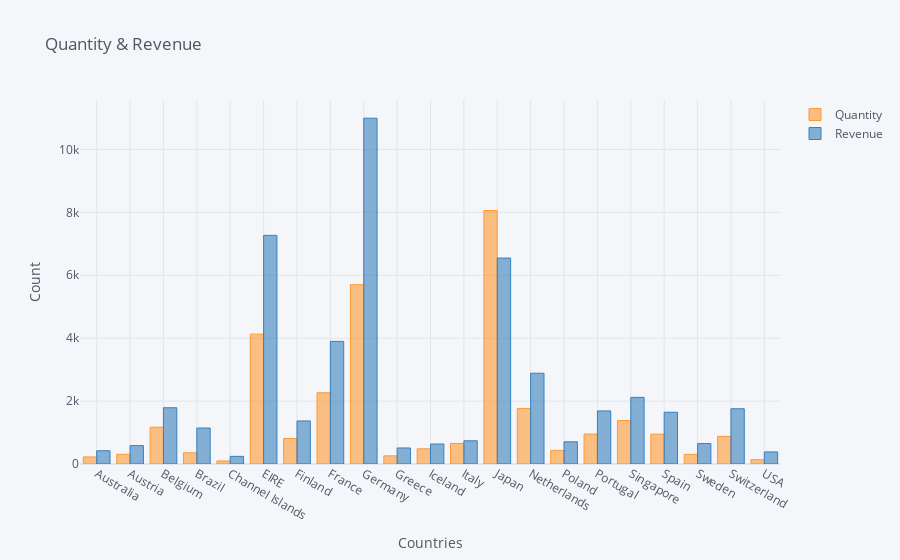

Notebook code for this chart:
### Code cell
quantityRevenue.iplot(kind='bar', xTitle='Countries',
                  yTitle='Count', title='Quantity & Revenue')

### Figure 1 — Plotly figure (JSON) as saved in the notebook; plotly's stock layout.template omitted (floating-point values rounded to 4 significant figures)
{"data": [{"marker": {"color": "rgba(255, 153, 51, 0.6)", "line": {"color": "rgba(255, 153, 51, 1.0)", "width": 1}}, "name": "Quantity", "orientation": "v", "text": "", "type": "bar", "x": ["Australia", "Austria", "Belgium", "Brazil", "Channel Islands", "EIRE", "Finland", "France", "Germany", "Greece", "Iceland", "Italy", "Japan", "Netherlands", "Poland", "Portugal", "Singapore", "Spain", "Sweden", "Switzerland", "USA"], "y": [224, 308, 1170, 356, 96, 4129, 810, 2265, 5702, 260, 483, 653, 8058, 1762, 432, 951, 1384, 948, 306, 878, 137]}, {"marker": {"color": "rgba(55, 128, 191, 0.6)", "line": {"color": "rgba(55, 128, 191, 1.0)", "width": 1}}, "name": "Revenue", "orientation": "v", "text": "", "type": "bar", "x": ["Australia", "Austria", "Belgium", "Brazil", "Channel Islands", "EIRE", "Finland", "France", "Germany", "Greece", "Iceland", "Italy", "Japan", "Netherlands", "Poland", "Portugal", "Singapore", "Spain", "Sweden", "Switzerland", "USA"], "y": [421.6, 584.8, 1788.0, 1144.0, 243.0, 7270.0, 1369.0, 3899.0, 10990.0, 509.7, 636.2, 737.8, 6549.0, 2887.0, 705.8, 1688.0, 2119.0, 1646.0, 649.1, 1757.0, 383.9]}], "layout": {"legend": {"bgcolor": "#F5F6F9", "font": {"color": "#4D5663"}}, "paper_bgcolor": "#F5F6F9", "plot_bgcolor": "#F5F6F9", "title": {"font": {"color": "#4D5663"}, "text": "Quantity & Revenue"}, "xaxis": {"gridcolor": "#E1E5ED", "showgrid": true, "tickfont": {"color": "#4D5663"}, "title": {"font": {"color": "#4D5663"}, "text": "Countries"}, "zerolinecolor": "#E1E5ED"}, "yaxis": {"gridcolor": "#E1E5ED", "showgrid": true, "tickfont": {"color": "#4D5663"}, "title": {"font": {"color": "#4D5663"}, "text": "Count"}, "zerolinecolor": "#E1E5ED"}}}
